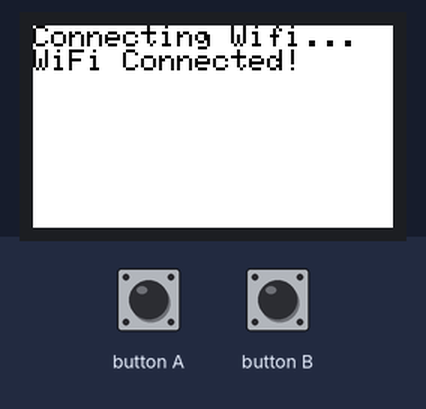
Bench run of a sketch on a simulated ESP32. Parts: 240×135 colour display. The inputs (shaded band) are chosen by the test bench. WiFi joins after 1.5 s; servers stay silent unless stated; I2S audio is not simulated (input reads silence); uploads are accepted with an empty reply; what the sketch prints to the serial monitor is not drawn.

Above: at 1.7 s.
At 3.9 s:
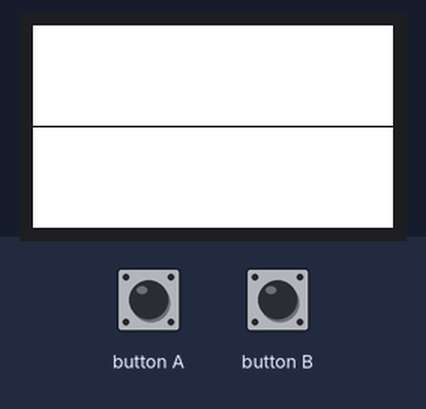
4.0 s: button A pressed for 0.15 s
At 5.1 s:
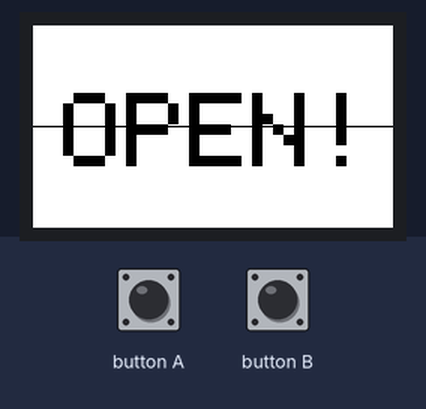
5.7 s: button A pressed for 1 s
At 6.75 s:
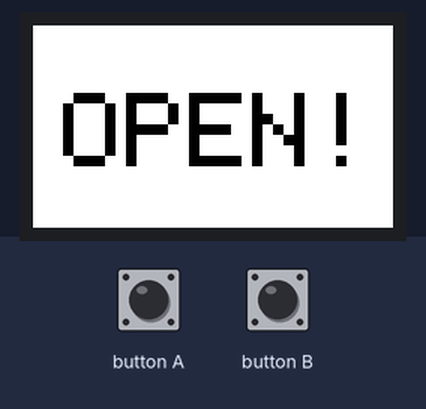
Timing chart, 0 to 8.7 s (numbered marks = the images above; inputs shaded):
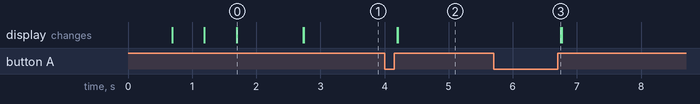

Measured:
- after the input at 4.0 s, the display: first changes after 0.20 s (image 2 shows a later state)
- after the input at 5.7 s, the display: changes after 1.0 s (image 3)
- what the display in image 0 shows lasts 1.0 s, from 1.7 s to 2.7 s

The sketch:

AutoEntranceOpener.ino
```cpp
#include <M5StickCPlus.h>
#include <driver/i2s.h>
#include <arduinoFFT.h>
#include <WiFi.h>
#include <HTTPClient.h>
#include <string>

#include "WifiSetting.h"
#include "SwitchBotApiConfig.h"

#define PIN_CLK     0
#define PIN_DATA    34
#define READ_LEN    (2 * 256)
#define GAIN_FACTOR 3

#define SAMPLES 500
#define SAMPLING_FREQUENCY 40000

#define DETECT_LOWER_LIMIT 1000
#define DETECT_UPPER_LIMIT 5000
#define DETECT_COUNT_THRESHOLD 5

uint8_t BUFFER[READ_LEN] = {0};

uint16_t oldy[240];
int16_t *adcBuffer = NULL;

unsigned int sampling_period_us;

const uint16_t FFTsamples = 256;
double vReal[FFTsamples];
double vImag[FFTsamples];

bool detectBuffer[10];

// band[4] : 625.00Hz
// band[5] : 781.25Hz
int targetBand[2] = { 4, 5 };

using namespace std;
WiFiClass wifi;
HTTPClient http;

arduinoFFT FFT = arduinoFFT(vReal, vImag, FFTsamples, SAMPLING_FREQUENCY);

void setup() {

    // M5StickC Plusを初期化
    M5.begin();

    M5.Lcd.setRotation(3);
    M5.Lcd.setTextColor(BLACK, WHITE);

    // WiFi接続
    initWiFi();

    //マイク初期化
    i2sInit();

    // 待ち受け開始
    xTaskCreate(mic_record_task, "mic_record_task", 4096, NULL, 1, NULL);
}

void loop() {
    M5.update();
    if (M5.BtnA.wasReleased()) {
        requestSwitchBotApi();
    } else if (M5.BtnA.wasReleasefor(2000)) {
        // 2秒長押しでリセット
        esp_restart();
    }
}

void initWiFi() {
    M5.Lcd.fillScreen(WHITE);
    M5.Lcd.setCursor(0, 0);
    M5.Lcd.setTextSize(2);
    M5.Lcd.print("Connecting Wifi");
    wifi.begin(WifiSetting::WIFI_AP_NAME, WifiSetting::WIFI_AP_PASSWORD);
    while (wifi.status() != WL_CONNECTED) {
      delay(500);
      M5.Lcd.print(".");
    }
    M5.Lcd.println("\nWiFi Connected!");

    delay(1000);
    M5.Lcd.fillScreen(WHITE);
}

void requestSwitchBotApi() {

    M5.Lcd.fillScreen(WHITE);
    M5.Lcd.setCursor(20, 45);
    M5.Lcd.setTextSize(10);
    M5.Lcd.print("OPEN!");

    String url = "https://api.switch-bot.com/v1.0/devices/";
    url += SwitchBotApiConfig::BOT_DEVICE_ID;
    url += "/commands";

    Serial.printf("Request url:%s\n\n", url.c_str());

    http.begin(url);
    http.addHeader("Authorization", SwitchBotApiConfig::TOKEN);
    http.addHeader("Content-Type", "application/json; charset=utf8");

    int httpCode = http.POST("{\"command\": \"press\"}"); // Bot押下コマンド
    if (httpCode > 0) {
        Serial.printf("Result code: %d\n", httpCode);
        if (httpCode == HTTP_CODE_OK) {
            String payload = http.getString();
            Serial.println(payload);
            Serial.println("Success");
        }
    } else {
        Serial.print("Failure, error: ");
        Serial.println(http.errorToString(httpCode).c_str());
    }

    http.end();
}

void i2sInit() {
    i2s_config_t i2s_config = {
        .mode = (i2s_mode_t)(I2S_MODE_MASTER | I2S_MODE_RX | I2S_MODE_PDM),
        .sample_rate = 44100,
        .bits_per_sample =
            I2S_BITS_PER_SAMPLE_16BIT,  // is fixed at 12bit, stereo, MSB
        .channel_format = I2S_CHANNEL_FMT_ALL_RIGHT,
#if ESP_IDF_VERSION > ESP_IDF_VERSION_VAL(4, 1, 0)
        .communication_format = I2S_COMM_FORMAT_STAND_I2S,
#else
        .communication_format = I2S_COMM_FORMAT_I2S,
#endif
        .intr_alloc_flags = ESP_INTR_FLAG_LEVEL1,
        .dma_buf_count    = 2,
        .dma_buf_len      = 128,
    };

    i2s_pin_config_t pin_config;

#if (ESP_IDF_VERSION > ESP_IDF_VERSION_VAL(4, 3, 0))
    pin_config.mck_io_num = I2S_PIN_NO_CHANGE;
#endif

    pin_config.bck_io_num   = I2S_PIN_NO_CHANGE;
    pin_config.ws_io_num    = PIN_CLK;
    pin_config.data_out_num = I2S_PIN_NO_CHANGE;
    pin_config.data_in_num  = PIN_DATA;

    i2s_driver_install(I2S_NUM_0, &i2s_config, 0, NULL);
    i2s_set_pin(I2S_NUM_0, &pin_config);
    i2s_set_clk(I2S_NUM_0, 44100, I2S_BITS_PER_SAMPLE_16BIT, I2S_CHANNEL_MONO);
}

void mic_record_task(void *arg) {
    size_t bytesread;
    while (1) {
        i2s_read(I2S_NUM_0, (char *)BUFFER, READ_LEN, &bytesread,
                 (100 / portTICK_RATE_MS));
        adcBuffer = (int16_t *)BUFFER;
        showSignal();
        fft();
        callApiIfNeeded();
        vTaskDelay(100 / portTICK_RATE_MS);
    }
}

void showSignal() {
  int32_t offset_sum = 0;
  for (int n = 0; n < 240; n++) {
    offset_sum += (int16_t)adcBuffer[n];
  }
  int offset_val = -( offset_sum / 240 );
  // Auto Gain
  int max_val = 200;
  for (int n = 0; n < 240; n++) {
    int16_t val = (int16_t)adcBuffer[n] + offset_val;
    if ( max_val < abs(val) ) {
      max_val = abs(val);
    }
  }

  int y;
  for (int n = 0; n < 240; n++){
    y = adcBuffer[n] + offset_val;
    y = map(y, -max_val, max_val, 10, 125);
    M5.Lcd.drawPixel(n, oldy[n],WHITE);
    M5.Lcd.drawPixel(n,y,BLACK);
    oldy[n] = y;
  }
}

void fft(){
    for (int i = 0; i < FFTsamples; i++) {
      unsigned long t = micros();
      vReal[i] = adcBuffer[i];
      vImag[i] = 0;
      while ((micros() - t) < sampling_period_us) ;
    }

    // 高速フーリエ変換
    FFT.Windowing(FFT_WIN_TYP_HAMMING, FFT_FORWARD);
    FFT.Compute(FFT_FORWARD);
    FFT.ComplexToMagnitude();
}

void callApiIfNeeded() {
    bool overTreshold = false;
    int nsamples = FFTsamples/2;
    for (int band = 0; band < nsamples; band++) {
        for (int i = 0; i < sizeof(targetBand)/sizeof(*targetBand); i++) {
            if (band != targetBand[i]) continue;
            float d = vReal[band];

            Serial.print(band);
            Serial.print(" : ");
            Serial.print((band * 1.0 * SAMPLING_FREQUENCY) / FFTsamples);
            Serial.print("Hz : ");
            Serial.println(d);

            if (DETECT_LOWER_LIMIT <= d && DETECT_UPPER_LIMIT > d) {
                overTreshold = true;
                break;
            }
        }

    }

    int detectCount = 0;
    for(int i = 0; i < sizeof(detectBuffer)/sizeof(*detectBuffer); i++) {
        if (i < sizeof(detectBuffer)/sizeof(*detectBuffer) - 1) {
            detectBuffer[i] = detectBuffer[i + 1];
        } else {
            detectBuffer[i] = overTreshold;
        }
        if (detectBuffer[i]) {
          detectCount++;
        }
    }

    Serial.print("detectCount : ");
    Serial.println(detectCount);

    if (detectCount >= DETECT_COUNT_THRESHOLD) {
        // 閾値を超えたらチャイムとして判定
        Serial.println("detect!");

        // 解錠
        requestSwitchBotApi();

        vTaskDelay(2000 / portTICK_RATE_MS);

        memset(detectBuffer, false, sizeof(detectBuffer));
        M5.Lcd.fillScreen(WHITE);
    }
}
```

WifiSetting.cpp
```cpp
#include "WifiSetting.h"

const char* WifiSetting::WIFI_AP_NAME = "<WIFI_AP_NAME>>";
const char* WifiSetting::WIFI_AP_PASSWORD = "<WIFI_AP_PASSWORD>";
```

WifiSetting.h
```cpp
struct WifiSetting
{
  static const char* WIFI_AP_NAME;
  static const char* WIFI_AP_PASSWORD;
};
```

SwitchBotApiConfig.cpp
```cpp
#include "SwitchBotApiConfig.h"

const char* SwitchBotApiConfig::TOKEN = "<TOKEN>";
const char* SwitchBotApiConfig::CLIENT_SECRET = "<CLIENT_SECRET>";
const char* SwitchBotApiConfig::BOT_DEVICE_ID = "<BOT_DEVICE_ID>>";
```

SwitchBotApiConfig.h
```cpp
struct SwitchBotApiConfig
{
  static const char* TOKEN;
  static const char* CLIENT_SECRET;
  static const char* BOT_DEVICE_ID;
};
```
